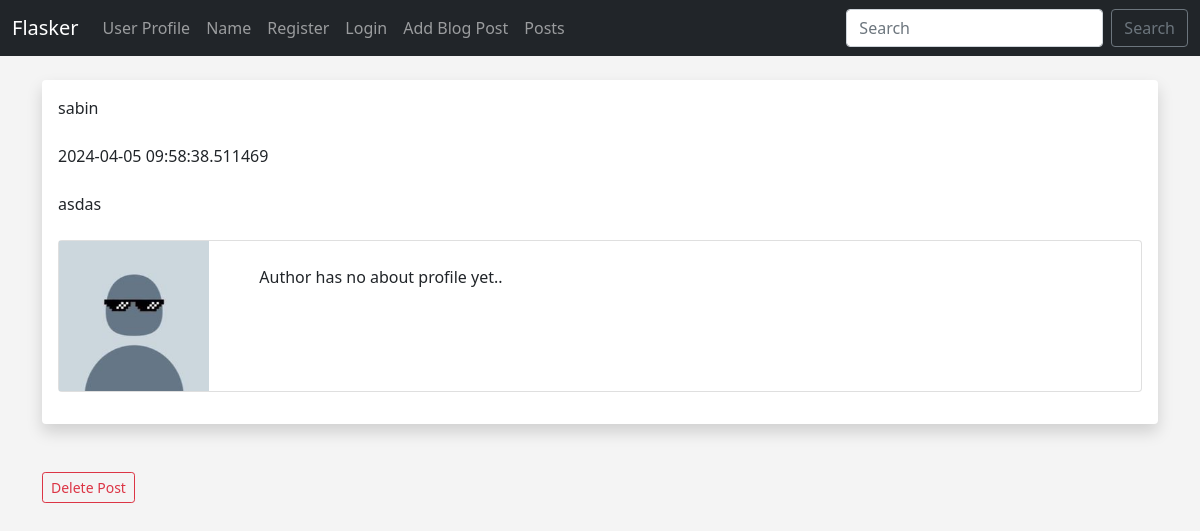
Before: /posts/1 with the older database file.
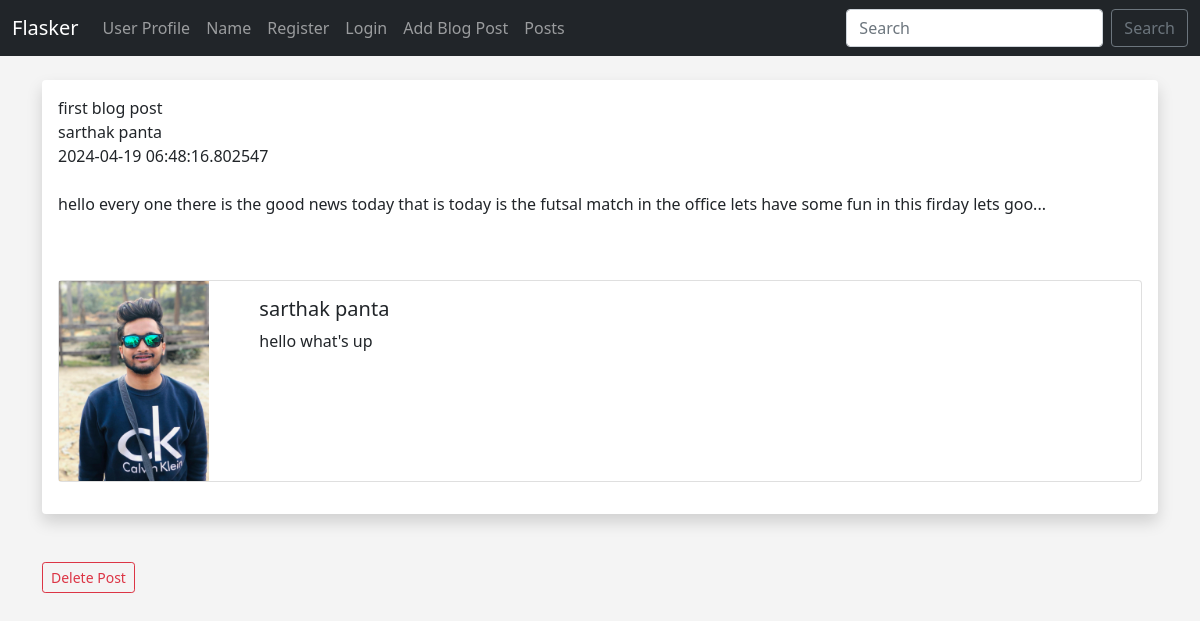
After: the same page with the newer database file.
### app.py (models this page shows, shortened)
class Posts(db.Model):
    __tablename__='posts'
    id = db.Column(db.Integer, primary_key=True)
    title = db.Column(db.String(255))
    content = db.Column(db.Text)
    date_posted = db.Column(db.DateTime, default=datetime.utcnow)
    slug = db.Column(db.String(255))
    poster_id = db.Column(db.Integer, db.ForeignKey('users.id'))
    poster = relationship('Users', backref='poster', cascade='all')
    poster_id = db.Column(db.Integer, db.ForeignKey('users.id'))

class Users(db.Model,UserMixin):
    __tablename__='users'
    id = db.Column(db.Integer, primary_key=True)
    username = db.Column(db.String(200), nullable=False, unique=True)
    name = db.Column(db.String(200), nullable=False)
    email = db.Column(db.String(200), nullable=False, unique=True)
    favorite_color = db.Column(db.String(120))
    about_author = db.Column(db.Text(500), nullable=True)
    date_added = db.Column(db.DateTime, default=datetime.utcnow)
    profile_pic = db.Column(db.String(), nullable=True)
    user_posts = relationship('Posts', backref='user', cascade='all')
    password_hash = db.Column(db.String(128))
    @property
    def password(self):
        if form.validate_on_submit():
          user = Users.query.filter_by(username=form.username.data).first()
        if user and user.verify_password(form.password.data):
            login_user(user)
            return redirect(url_for('index'))
        else:
             flash('Invalid username or password', 'error')
        return render_template('login.html', form=form)
        raise AttributeError('password is not a readable!')

### app.py (the view)
@app.route('/posts/<int:id>')
def post(id):
    post = Posts.query.get_or_404(id)
    return render_template("post.html", post=post)

### webform.py
class SearchForm(FlaskForm):
    searched = StringField("Searched", validators=[DataRequired()])
    submit = SubmitField("Login")

### app.py (called while the page is built)
@app.context_processor
def base():
    form = SearchForm()
    return dict(form=form)

### templates/post.html (shortened to what this page needs)
{% extends 'base.html' %}
{% block content %}
<div class="shadow p-3 mb-5 bg-body rounded">
    {{ post.title }}<br/>
    {{ post.poster.name }}<br/>
    {{ post.date_posted }}<br/><br/>
    {{ post.content|safe }}<br/><br/>
    <div class="card mb-3">
        <div class="row no-gutters">
            <div class="col-md-2">
                {% if post.poster.profile_pic %}
                    <img src="{{ url_for('static',filename='images/' + post.poster.profile_pic)}}" width="150" align="left">
                {% else %}
                    <img src="{{ url_for('static',filename='images/defult photo.jpg')}}" width="150" align="left">
                {% endif %}
            </div>
            <div class="col-md-10">
                <div class="card-body">
                    <h5 class="card-title">
                        {{ post.poster.name }}
                    </h5>
                   <p class="card-text">
                        {% if post.poster.about_author %}
                        {{ post.poster.about_author }}
                        {% else %}
                            Author has no about profile yet..
                        {% endif %}
                        </p>
</div>
</div>
</div>
</div>
</div>
<a href="{{ url_for('delete_post', id=post.id)}}" class="btn btn-outline-danger btn-sm">Delete Post</a>
{% endblock %}

### templates/base.html (shortened to what this page needs)
<!doctype html>
<html lang="en">
  <head>
    <link href="https://cdn.jsdelivr.net/npm/bootstrap@5.1.3/dist/css/bootstrap.min.css" rel="stylesheet">
    <link href="{{ url_for('static', filename='css/style.css') }}" rel="stylesheet" >
  </head>
  <body>
    {% include 'navbar.html' %}
    <br/>
    <div class="container">
    {% block content %}
    {% endblock %}
    </div>
  </body>
</html>

### templates/navbar.html (shortened to what this page needs)
<nav class="navbar navbar-expand-lg navbar-dark bg-dark">
  <div class="container-fluid">
    <a class="navbar-brand" href="{{ url_for('hello') }}">Flasker</a>
    <div class="collapse navbar-collapse" id="navbarSupportedContent">
      <ul class="navbar-nav me-auto mb-2 mb-lg-0">
        <li class="nav-item">
          <a class="nav-link" href="{{ url_for('user', name='sarthak') }}">User Profile</a>
        </li>
        <li class="nav-item">
          <a class="nav-link" href="{{ url_for('name') }}">Name</a>
        </li>
        {% if current_user.is_authenticated %}
        <li class="nav-item">
          <a class="nav-link" href="{{ url_for('dashboard') }}">Dashboard</a>
        </li>
        {% if current_user.id == 1 %}
        <li class="nav-item">
          <a class="nav-link" href="{{ url_for('admin') }}">Admin</a>
        </li>
        {% endif %}
        <li class="nav-item">
          <a class="nav-link" href="{{ url_for('logout') }}">Logout</a>
        </li>
        {% else %}
        <li class="nav-item">
          <a class="nav-link" href="{{ url_for('add_user') }}">Register</a>
        </li>
        <li class="nav-item">
          <a class="nav-link" href="{{ url_for('login') }}">Login</a>
        </li>
        {% endif %}
        <li class="nav-item">
          <a class="nav-link" href="{{ url_for('add_post') }}">Add Blog Post</a>
        </li>
        <li class="nav-item">
          <a class="nav-link" href="{{ url_for('posts') }}">Posts</a>
        </li>
      </ul>
      <form method="POST" action="{{ url_for('search')}}" class="d-flex">
        <input class="form-control me-2" type="search" placeholder="Search" aria-label="Search" , name="searched">
        <button class="btn btn-outline-secondary" type="submit">Search</button>
      </form>
    </div>
  </div>
</nav>

### static/css/style.css (style rules this page uses)
body { background: #f4f4f4; }

Changed rows visible on the page:
changed Posts: title "sabin" → "first blog post"; date_posted "2024-04-05 09:58:38.511469" → "2024-04-19 06:48:16.802547"; content "asdas" → "hello every one there is the good news today that is today is the futsal match in the office lets have some fun in this firday lets goo..."
added Users: poster.name "sarthak panta", profile_pic (picture), poster.about_author "hello what's up"
Other visible differences:
text no longer shown: "Author has no about profile yet.."
